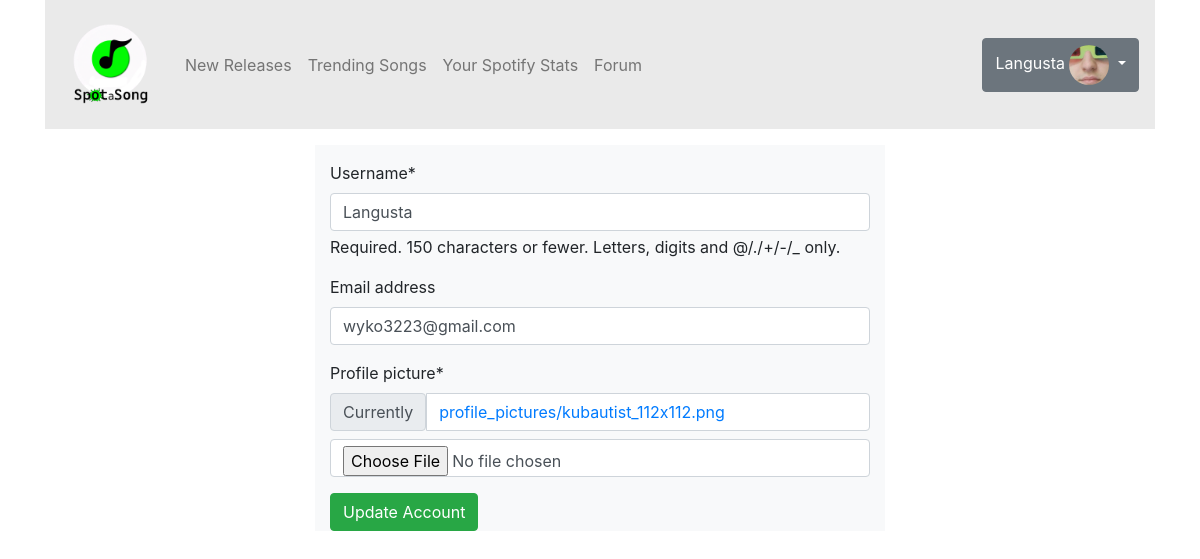
Screenshot of /accounts/details/Langusta (signed in) with the database file from the repository.
### accounts/models.py (models this page shows, shortened)
class CustomUser(AbstractUser):
    age = models.PositiveIntegerField(null=True, blank=True)

class UserProfile(models.Model):
    user = models.OneToOneField(CustomUser, on_delete=models.CASCADE)
    profile_picture = models.ImageField(default='default.jpg',upload_to='profile_pictures')
    bio = models.TextField(max_length=1500, blank=True)

### accounts/views.py (the view)
# urls.py: path('details/<str:profile_name>', profileDetailsView, name='profileDetails'),
@login_required
def profileDetailsView(request, profile_name):
    def test_func(user):
        return user.username == profile_name
    if not test_func(request.user):
        return HttpResponseForbidden()
    if request.method == "POST":
        u_form = UserUpdateForm(request.POST, instance=request.user)
        p_form = ProfileUpdateForm(request.POST, request.FILES, instance=request.user.userprofile)
        if u_form.is_valid() and p_form.is_valid():
            u_form.save()
            p_form.save()
            messages.success(request, 'Account Updated!')
            return redirect('accounts:profile', profile_name=profile_name)
    else:
        u_form = UserUpdateForm(instance=request.user)
        p_form = ProfileUpdateForm(instance=request.user.userprofile)
    context = {
        'u_form': u_form,
        'p_form': p_form,
        'profile_name': profile_name
    }
    return render(request, 'profileDetails.html', context)

### accounts/forms.py
class UserUpdateForm(forms.ModelForm):
    class Meta:
        model = CustomUser
        fields = ['username', 'email',]

class ProfileUpdateForm(forms.ModelForm):
    class Meta:
        model = UserProfile
        fields = ['profile_picture']

### accounts/templates/profileDetails.html (shortened to what this page needs)
{% extends "base.html" %}
{% load crispy_forms_tags %}
{% load static %}
{% block content %}
<div class="container">
    <div class="row justify-content-md-center pt-3">
        <div class="col-md-6 bg-light">
            <form method="post" enctype="multipart/form-data">
                <p>{{ u_form | crispy }}</p>
                <p>{{ p_form | crispy }}</p>
                <button type="submit" class="btn btn-success">Update Account</button>
            </form>
        </div>
    </div>
</div>
{% endblock %}

### main/templates/navbar.html (shortened to what this page needs)
{% load static %}
<div class="container">
  <nav class="navbar navbar-expand-lg navbar-light" style="background-color: #eaeaea;">
    <div class="collapse navbar-collapse" id="navbarTogglerDemo01">
      <a class="pt-2 navbar-brand" href="{% url 'main:home' %}">
        <img src="{% static '\images\DALL·E 2023-04-06 12.51.07 - Create a copytright free logo using this website name_ Spot-a-Song. Use grayscale colors with greenscale (1).png' %}" width="100" height="100" alt="">
      </a>
      <ul class="navbar-nav mr-auto mt-2 mt-lg-0">
        <li class="nav-item">
          <a class="nav-link" href="{% url 'main:new_releases' %}">New Releases</a>
        </li>
        <li class="nav-item">
          <a class="nav-link" href="{% url 'main:trendingSongs' %}">Trending Songs</a>
        </li>
        <li class="nav-item">
          <a class="nav-link" href="{% url 'accounts:spotify_authorize' %}">Your Spotify Stats</a>
        </li>
        <li class="nav-item">
          <a class="nav-link" href="{% url 'forum:forumtopics' %}">Forum</a>
        </li>
      </ul>
      {% if user.is_authenticated %}
      <div class="dropdown justify-content-right">
        <button class="btn btn-secondary dropdown-toggle" type="button" id="dropdownMenuButton" data-toggle="dropdown" aria-haspopup="true" aria-expanded="false">
          {{ user.username }}
          <img class="rounded-circle" id="imageprofile" src="{{ user.userprofile.profile_picture.url }}"></a>
        </button>
      </div>
      {% else %}
      <div class="justify-content-right">
        <a href="{% url 'accounts:signin' %}">SignIn</a>
        |
        <a href="{% url 'accounts:signup' %}">SignUp</a>
      </div>
      {% endif %}
    </div>
 </nav>
</div>

### static/css/style.css (style rules this page uses)
#imageprofile { max-width: 40px; max-height: 40px; }

### rows the page displays
CustomUser: username "Langusta", userprofile.profile_picture (picture), email "wyko3223@gmail.com"
